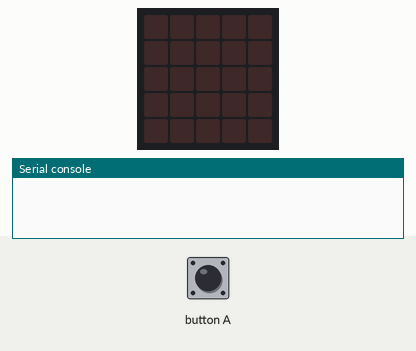
Recording of a program running on a simulated BBC micro:bit running MicroPython. On the bench: the board's 5×5 LED display, the last lines printed to the serial console. Inputs (shaded band) come from the test bench. No radio messages arrive unless stated (any console line starting 'radio sent:' is added by the test bench).

Above: at 1.2 s.
1.3 s: button A pressed for 0.15 s
At 2.2 s:
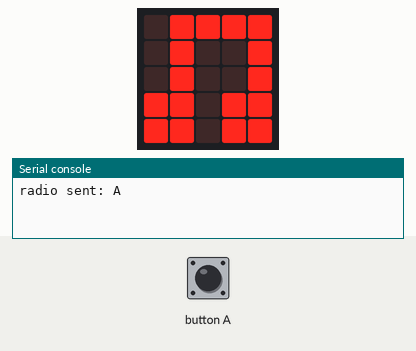
Timing chart, 0 to 4.3 s (numbered marks = the images above; inputs shaded):
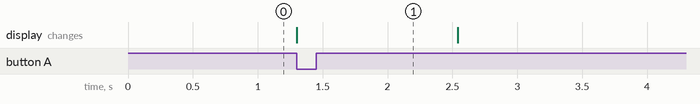

The program:

main.py
```python
from microbit import *
from machine import *
import radio


radio.config(channel=4)


while True:
    if button_a.was_pressed():
        display.show(Image.MUSIC_QUAVERS)
        sleep(40)
        radio.on()
        sleep(200)
        radio.send('A')
        radio.off()
        sleep(1000)
        display.clear()
```

Measured:
- after the input at 1.3 s, the display: changes at once (image 1)
